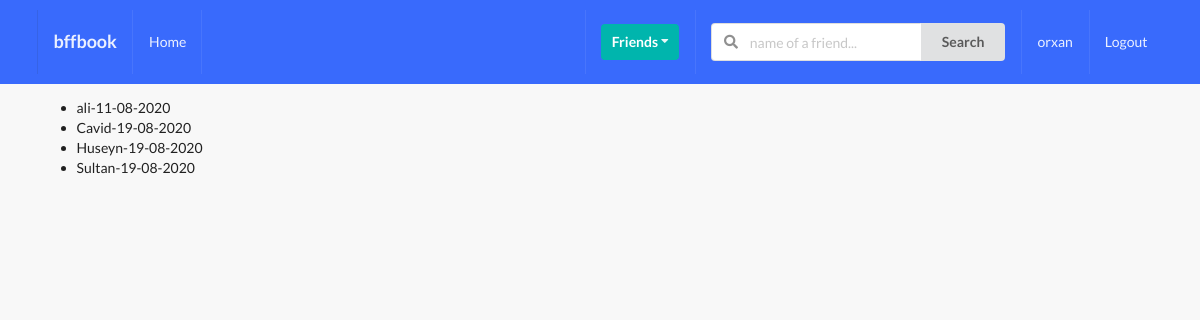
The page /profiles/to-invite/ (signed in) on the database its author committed.
### profiles/models.py (models this page shows, shortened)
class Profile(models.Model):
    first_name=models.CharField(max_length=200,blank=True)
    last_name =models.CharField(max_length=200,blank=True)
    user=models.OneToOneField(User, on_delete=models.CASCADE)
    bio=models.TextField(default='no bio...',max_length=3000)
    email=models.EmailField(max_length=200,blank=True)
    country=models.CharField(max_length=200,blank=True)
    avatar=models.ImageField(default='avatar.jpg',upload_to='avatars/')
    friends=models.ManyToManyField(User,blank=True,related_name='friends')
    slug=models.SlugField(unique=True,blank=True)
    updated=models.DateTimeField(auto_now=True)
    created = models.DateTimeField(auto_now_add=True)
    objects = ProfileManager(
    )
    def __str__(self):
        return f"{self.user.username}-{self.created.strftime('%d-%m-%Y')}"

### profiles/views.py (the view)
# urls.py: path('to-invite/', invite_profiles_list_view, name='intive-profiles-view'),
def invite_profiles_list_view(request):
    user=request.user
    qs = Profile.objects.get_all_profiles_to_invite(user)
    context = {
        'qs':qs
    }
    return render(request, 'profiles/to_intive_list.html', context=context)

### profiles/models.py (called while the page is built)
    def __str__(self):
        return f"{self.sender}-{self.receiver}-{self.status}"

### profiles/templates/profiles/to_intive_list.html (shortened to what this page needs)
{% extends 'base.html' %}
{% block content %}
<ul>
    {% for item in qs %}
      <li>{{item}}</li>
    {% endfor %}
</ul>
{% endblock content %}

### templates/main/navbar.html (shortened to what this page needs)
<div class="ui inverted menu nav nb-7">
  <div class="ui container">
    <a href="" class="item">
        <h3>bffbook</h3>
    </a>
    {% if request.user.is_authenticated %}
    <a href="" class="item">
        Home
    </a>
    {% endif %}
    <div class="right menu">
        {% if request.user.is_authenticated %}
        <div class="item">
            <div class="ui floating dropdown icon button teal"> Friends
                <i class="dropdown icon"></i>
             </div>
        </div>
             <div class="item">
              <form action="" method="GET">
                <div class="ui action left icon input">
                <input class="prompt" type="text" name='q' placeholder="name of a friend...">
                <button type='submit' class="ui button">Search</button>
                </div>
            </form>
            </div>
            <a href="" class="item">
                 {{ request.user }}
            </a>
            <a href="" class="ui item">
                Logout
            </a>
        {% else %}
        <a href="" class="ui item">
                Login
            </a>
        {% endif %}
    </div>
  </div>
</div>

### static/style.css (style rules this page uses)
body { background: #f8f8f8 !important; }
.nav { border-radius: 0px !important; padding: 10px 0 10px 0 !important; background-color: #396afc !important; }
.nb-7 { margin-bottom: 7px !important; }

### rows shown on the page
Profile: user+created "ali-11-08-2020"
Profile: user+created "Cavid-19-08-2020"
Profile: user+created "Huseyn-19-08-2020"
Profile: user+created "Sultan-19-08-2020"

### other values the page prints
{{ request.user }} "orxan"
